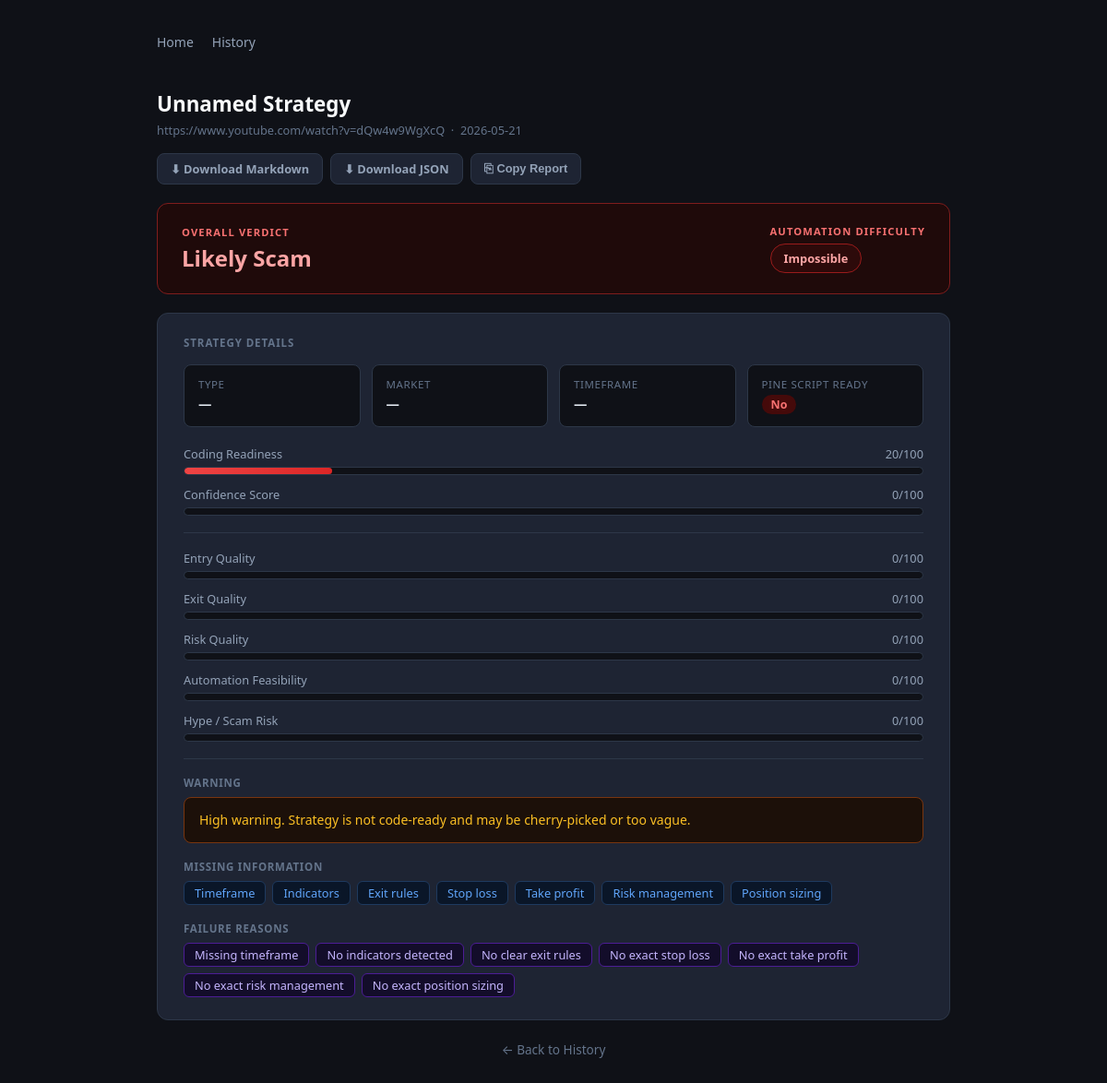
The page /analysis/1 on the database its author committed.
### tables this page shows
CREATE TABLE analyses (
                id                    INTEGER PRIMARY KEY AUTOINCREMENT,
                youtube_url           TEXT NOT NULL,
                video_id              TEXT,
                strategy_name         TEXT,
                strategy_type         TEXT,
                market                TEXT,
                timeframe             TEXT,
                coding_readiness_score INTEGER,
                confidence_score      INTEGER,
                pine_script_ready     INTEGER,
                warning               TEXT,
                missing_information   TEXT,
                failure_reasons       TEXT,
                subjective_terms      TEXT,
                verdict               TEXT,
                automation_difficulty TEXT,
                created_at            TEXT NOT NULL
            );

### app.py (the view)
    @app.get("/analysis/{analysis_id}", response_class=HTMLResponse)
    def analysis_detail(request: Request, analysis_id: int):
        if _db is None:
            raise HTTPException(status_code=503, detail="Database unavailable")
        rec = _db.get_analysis(analysis_id)
        if rec is None:
            raise HTTPException(status_code=404, detail="Analysis not found")
        verdict = {
            "verdict": rec["verdict"],
            "verdict_color": _verdict_color(rec["verdict"]),
            "difficulty": rec["automation_difficulty"],
            "difficulty_color": _verdict_color(rec["verdict"]),
        }
        return templates.TemplateResponse(
            request=request,
            name="analysis.html",
            context={"rec": rec, "verdict": verdict},
        )

### templates/analysis.html (shortened to what this page needs)
<!DOCTYPE html>
<html lang="en">
<head>
</head>
<body>
<div class="container">
  <nav>
    <a href="/">Home</a>
    <a href="/history">History</a>
  </nav>
  <div class="page-header">
    <h1>{{ rec.strategy_name or 'Unnamed Strategy' }}</h1>
    <p>{{ rec.youtube_url }} &nbsp;·&nbsp; {{ rec.created_at[:10] }}</p>
  </div>
  <div class="export-bar">
    <a class="export-btn" href="/analysis/{{ rec.id }}/markdown" download="strategy_{{ rec.id }}.md"
       title="Download Markdown report">⬇ Download Markdown</a>
    <a class="export-btn" href="/analysis/{{ rec.id }}/json" download="strategy_{{ rec.id }}.json"
       title="Download full JSON">⬇ Download JSON</a>
    <button class="export-btn" id="copy-btn" onclick="copyReport({{ rec.id }})"
            title="Copy Markdown to clipboard">⎘ Copy Report</button>
  </div>
  <div class="verdict-card {{ verdict.verdict_color }}">
    <div class="verdict-row">
      <div>
        <div class="verdict-label">Overall Verdict</div>
        <div class="verdict-title">{{ verdict.verdict }}</div>
      </div>
      <div>
        <div class="verdict-label" style="margin-bottom:6px;">Automation Difficulty</div>
        <span class="difficulty-pill {{ verdict.difficulty_color }}">{{ verdict.difficulty }}</span>
      </div>
    </div>
  </div>
  <div class="card">
    <div class="card-title">Strategy Details</div>
    <div class="meta-grid">
      <div class="meta-item">
        <div class="meta-label">Type</div>
        <div class="meta-value">{{ rec.strategy_type or '—' }}</div>
      </div>
      <div class="meta-item">
        <div class="meta-label">Market</div>
        <div class="meta-value">{{ rec.market or '—' }}</div>
      </div>
      <div class="meta-item">
        <div class="meta-label">Timeframe</div>
        <div class="meta-value">{{ rec.timeframe or '—' }}</div>
      </div>
      <div class="meta-item">
        <div class="meta-label">Pine Script Ready</div>
        <div class="meta-value">
          {% if rec.pine_script_ready %}
            <span class="badge badge-green">Yes</span>
          {% else %}
            <span class="badge badge-red">No</span>
          {% endif %}
        </div>
      </div>
    </div>
    {% set cr = rec.coding_readiness_score or 0 %}
    {% set cf = rec.confidence_score or 0 %}
    <div class="score-block">
      <div class="score-row"><span>Coding Readiness</span><span>{{ cr }}/100</span></div>
      <div class="bar-track">
        <div class="bar-fill {% if cr >= 70 %}fill-green{% elif cr >= 40 %}fill-yellow{% else %}fill-red{% endif %}"
             style="width:{{ cr }}%"></div>
      </div>
    </div>
    <div class="score-block">
      <div class="score-row"><span>Confidence Score</span><span>{{ cf }}/100</span></div>
      <div class="bar-track">
      </div>
    </div>
    {% set eq = rec.entry_quality_score or 0 %}
    {% set xq = rec.exit_quality_score or 0 %}
    {% set rq = rec.risk_quality_score or 0 %}
    {% set af = rec.automation_feasibility_score or 0 %}
    {% set hr = rec.hype_risk_score or 0 %}
    <hr class="divider">
    <div class="score-block">
      <div class="score-row"><span>Entry Quality</span><span>{{ eq }}/100</span></div>
      <div class="bar-track">
      </div>
    </div>
    <div class="score-block">
      <div class="score-row"><span>Exit Quality</span><span>{{ xq }}/100</span></div>
      <div class="bar-track">
      </div>
    </div>
    <div class="score-block">
      <div class="score-row"><span>Risk Quality</span><span>{{ rq }}/100</span></div>
      <div class="bar-track">
      </div>
    </div>
    <div class="score-block">
      <div class="score-row"><span>Automation Feasibility</span><span>{{ af }}/100</span></div>
      <div class="bar-track">
      </div>
    </div>
    <div class="score-block">
      <div class="score-row"><span>Hype / Scam Risk</span><span>{{ hr }}/100</span></div>
      <div class="bar-track">
      </div>
    </div>
    {% if rec.warning %}
      <hr class="divider">
      <div class="section-label">Warning</div>
      <div class="warning-box">{{ rec.warning }}</div>
    {% endif %}
    {% if rec.missing_information %}
      <div class="section-label">Missing Information</div>
      <div class="tag-list">
        {% for item in rec.missing_information %}
          <span class="tag tag-miss">{{ item }}</span>
        {% endfor %}
      </div>
    {% endif %}
    {% if rec.failure_reasons %}
      <div class="section-label">Failure Reasons</div>
      <div class="tag-list">
        {% for item in rec.failure_reasons %}
          <span class="tag tag-fail">{{ item }}</span>
        {% endfor %}
      </div>
    {% endif %}
  </div>
  <div style="text-align:center; margin-top:8px;">
    <a href="/history" style="color:#64748b; font-size:0.85rem; text-decoration:none;">← Back to History</a>
  </div>
</div>
</body>
</html>

### templates/analysis.html (style rules this page uses)
*, *::before, *::after { box-sizing: border-box; margin: 0; padding: 0; }
body { font-family: system-ui, -apple-system, sans-serif; background: #0f1117; color: #e2e8f0; min-height: 100vh; }
.container { max-width: 900px; margin: 0 auto; padding: 32px 20px 80px; }
nav { display: flex; gap: 20px; margin-bottom: 36px; font-size: 0.875rem; }
nav a { color: #94a3b8; text-decoration: none; padding: 4px 0; border-bottom: 2px solid transparent; transition: color .15s, border-color .15s; }
.page-header { margin-bottom: 16px; }
.page-header h1 { font-size: 1.4rem; font-weight: 700; color: #f8fafc; }
.page-header p { color: #64748b; font-size: 0.8rem; margin-top: 4px; word-break: break-all; }
.export-bar { display: flex; flex-wrap: wrap; gap: 8px; margin-bottom: 20px; }
.export-btn { display: inline-flex; align-items: center; gap: 6px; padding: 7px 14px; border-radius: 8px; font-size: 0.8rem; font-weight: 600; text-decoration: none; cursor: pointer; border: 1px solid #2d3748; background: #1e2433; color: #94a3b8; transition: background .15s, color .15s, border-color .15s; }
.card { background: #1e2433; border: 1px solid #2d3748; border-radius: 12px; padding: 24px 28px; margin-bottom: 20px; }
.card-title { font-size: 0.72rem; font-weight: 700; text-transform: uppercase; letter-spacing: .08em; color: #64748b; margin-bottom: 16px; }
.verdict-card { border-radius: 12px; padding: 22px 26px; margin-bottom: 20px; border: 1px solid; }
.verdict-card.red { background: #1f0a0a; border-color: #7f1d1d; }
.verdict-row { display: flex; align-items: center; justify-content: space-between; flex-wrap: wrap; gap: 16px; }
.verdict-label { font-size: 0.7rem; font-weight: 700; text-transform: uppercase; letter-spacing: .1em; margin-bottom: 4px; }
.verdict-card.red .verdict-label { color: #f87171; }
.verdict-title { font-size: 1.5rem; font-weight: 800; }
.verdict-card.red .verdict-title { color: #fca5a5; }
.difficulty-pill { display: inline-flex; align-items: center; gap: 6px; border-radius: 99px; padding: 6px 14px; font-size: 0.8rem; font-weight: 700; border: 1px solid; }
.difficulty-pill.red { background: #2d0a0a; border-color: #991b1b; color: #fca5a5; }
.meta-grid { display: grid; grid-template-columns: repeat(auto-fill, minmax(160px, 1fr)); gap: 12px; margin-bottom: 20px; }
.meta-item { background: #0f1117; border-radius: 8px; padding: 13px 15px; border: 1px solid #2d3748; }
.meta-label { font-size: 0.72rem; color: #64748b; text-transform: uppercase; letter-spacing: .05em; margin-bottom: 4px; }
.meta-value { font-size: 0.9rem; font-weight: 600; color: #e2e8f0; }
.score-block { margin-bottom: 12px; }
.score-row { font-size: 0.8rem; color: #94a3b8; margin-bottom: 5px; display: flex; justify-content: space-between; }
.bar-track { background: #0f1117; border-radius: 99px; height: 9px; overflow: hidden; border: 1px solid #2d3748; }
.bar-fill { height: 100%; border-radius: 99px; }
.fill-red { background: linear-gradient(90deg,#ef4444,#dc2626); }
.badge { display: inline-block; padding: 2px 10px; border-radius: 99px; font-size: 0.78rem; font-weight: 700; }
.badge-red { background: #450a0a; color: #f87171; }
.section-label { font-size: 0.72rem; font-weight: 700; color: #64748b; text-transform: uppercase; letter-spacing: .06em; margin: 18px 0 8px; }
.tag-list { display: flex; flex-wrap: wrap; gap: 7px; }
.tag { background: #0f1117; border: 1px solid #2d3748; border-radius: 6px; padding: 3px 11px; font-size: 0.8rem; color: #94a3b8; }
.tag-miss { border-color: #1e3a5f; color: #60a5fa; background: #0a1628; }
.tag-fail { border-color: #4c1d95; color: #c4b5fd; background: #130d2a; }
.warning-box { background: #1c1009; border: 1px solid #78350f; border-radius: 8px; padding: 13px 16px; color: #fbbf24; font-size: 0.875rem; line-height: 1.55; margin-top: 4px; }
hr.divider { border: none; border-top: 1px solid #2d3748; margin: 18px 0; }

### rows shown on the page
analyses: youtube_url "https://www.youtube.com/watch?v=dQw4w9WgXcQ", created_at "2026-05-21", verdict "Likely Scam", difficulty "Impossible", warning "High warning. Strategy is not code-ready and may be cherry-picked or too vague."

### other values the page prints
{{ rec.strategy_name or 'Unnamed Strategy' }} "Unnamed Strategy"
{{ rec.strategy_type or '—' }} "—"
{{ rec.market or '—' }} "—"
{{ rec.timeframe or '—' }} "—"
{{ cr }} "20"
{{ cf }} "0"
{{ eq }} "0"
{{ xq }} "0"
{{ rq }} "0"
{{ af }} "0"
{{ hr }} "0"
{{ item }} "Timeframe" "Indicators" "Exit rules" "Stop loss" "Take profit" "Risk management" "Position sizing"
{{ item }} "Missing timeframe" "No indicators detected" "No clear exit rules" "No exact stop loss" "No exact take profit" "No exact risk management" "No exact position sizing"
